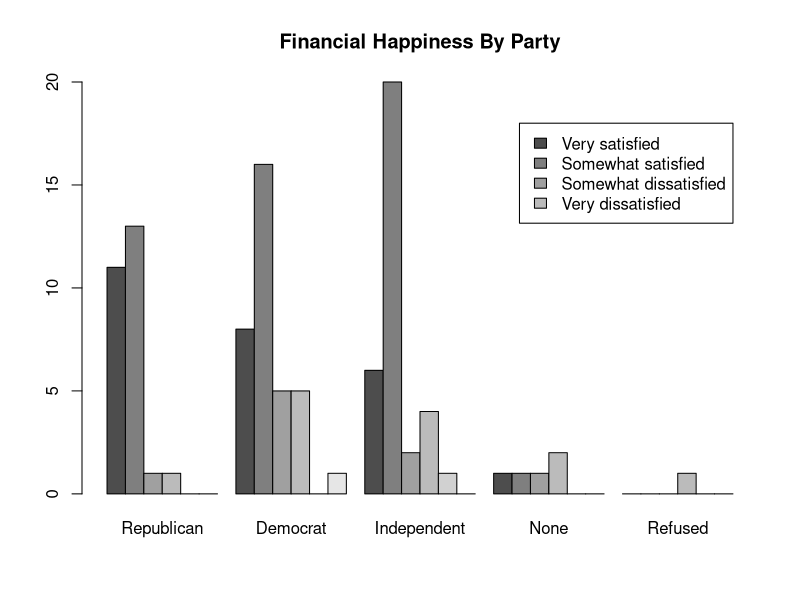
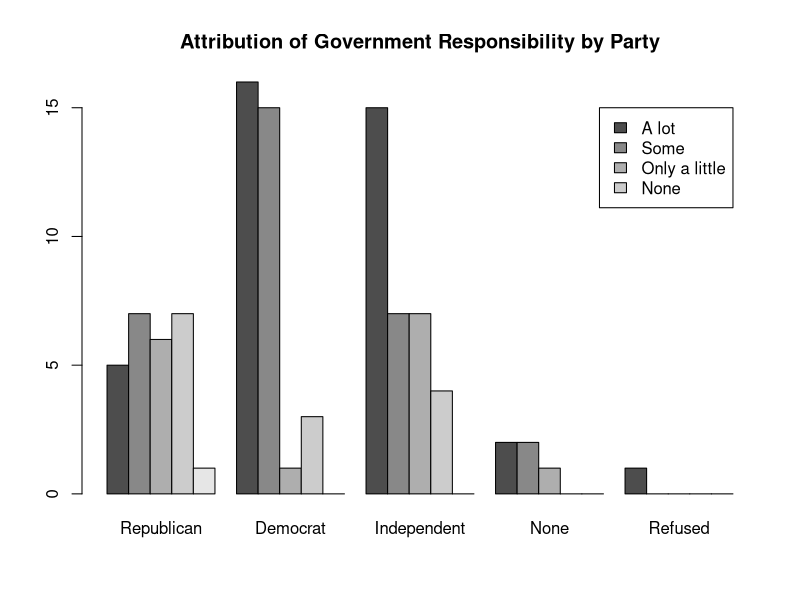
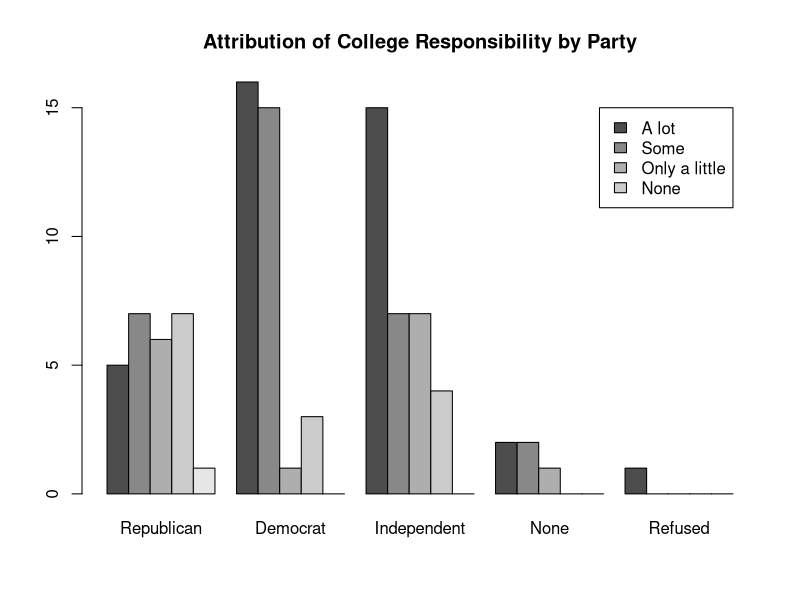

These figures' R source, in order:
data <- read.csv("american_jobs_data.csv", header=TRUE, sep=",")

#satisfaction statistics
familyLifeSatisfaction <- table(data$q2a)
familyParty <- table(data$q2a, data$party)
t.test(data$q2a[which(data$party==1)],data$q2a[which(data$party==2)],paired=FALSE,conf.level=0.95,alternative="two.sided")
familySex <- table(data$q2a, data$sex)
t.test(data$q2a[which(data$sex==1)],data$q2a[which(data$sex==2)],paired=FALSE,conf.level=0.95,alternative="two.sided")
familyEduc <- table(data$q2a, data$educ2)
familyAge <- table(data$q2a, data$age)
cor(data$q2a, data$age, use="complete.obs")

financialLifeSatisfaction <- table(data$q2b)
financialParty <- table(data$q2b, data$party)
t.test(data$q2b[which(data$party==1)],data$q2b[which(data$party==2)],paired=FALSE,conf.level=0.95,alternative="two.sided")
barplot(financialParty, beside=T, main="Financial Happiness By Party", names.arg=c("Republican","Democrat", "Independent", "None", "Refused"), legend.text=T, args.legend=list(x=35, y=18,legend=c("Very satisfied", "Somewhat satisfied", "Somewhat dissatisfied", "Very dissatisfied")))
financialSex <- table(data$q2b, data$sex)
t.test(data$q2b[which(data$sex==1)],data$q2b[which(data$sex==2)],paired=FALSE,conf.level=0.95,alternative="two.sided")
financialEduc <- table(data$q2b, data$educ2)
familyAge <- table(data$q2b, data$age)
cor(data$q2b, data$age, use="complete.obs")

workKindSatisfaction <- table(data$q2ef2)
workKindParty <- table(data$q2ef2, data$party)
t.test(data$q2ef2[which(data$party==1)],data$q2ef2[which(data$party==2)],paired=FALSE,conf.level=0.95,alternative="two.sided")
workKindSex <- table(data$q2ef2, data$sex)
t.test(data$q2ef2[which(data$sex==1)],data$q2ef2[which(data$sex==2)],paired=FALSE,conf.level=0.95,alternative="two.sided")
workKindEduc <- table(data$q2ef2, data$educ2)
familyAge <- table(data$q2ef2, data$age)
cor(data$q2ef2, data$age, use="complete.obs")

#blame statistics
jobAvailability <- table(data$q6f2)
jobAvailabilityParty <- table(data$q6f2, data$party)
t.test(data$q6f2[which(data$party==1)],data$q6f2[which(data$party==2)],paired=FALSE,conf.level=0.95,alternative="two.sided")
jobAvailabilitySex <- table(data$q6f2, data$sex)
t.test(data$q6f2[which(data$sex==1)],data$q6f2[which(data$sex==2)],paired=FALSE,conf.level=0.95,alternative="two.sided")
jobAvailabilityEduc <- table(data$q6f2, data$educ2)
familyAge <- table(data$q6f2, data$age)
cor(data$q6f2, data$age, use="complete.obs")

contractWorkerIncrease <- table(data$q7ef2)
contractWorkerParty <- table(data$q7ef2, data$party)
t.test(data$q7ef2[which(data$party==1)],data$q7ef2[which(data$party==2)],paired=FALSE,conf.level=0.95,alternative="two.sided")
contractWorkerSex <- table(data$q7ef2, data$sex)
t.test(data$q7ef2[which(data$sex==1)],data$q7ef2[which(data$sex==2)],paired=FALSE,conf.level=0.95,alternative="two.sided")
contractWorkerEduc <- table(data$q7ef2, data$educ2)
familyAge <- table(data$q7ef2, data$age)
cor(data$q7ef2, data$age, use="complete.obs")

outsourcingIncrease <- table(data$q7ff2)
contractWorkerParty <- table(data$q7ff2, data$party)
t.test(data$q7ff2[which(data$party==1)],data$q7ff2[which(data$party==2)],paired=FALSE,conf.level=0.95,alternative="two.sided")
contractWorkerSex <- table(data$q7ff2, data$sex)
t.test(data$q7ff2[which(data$sex==1)],data$q7ff2[which(data$sex==2)],paired=FALSE,conf.level=0.95,alternative="two.sided")
contractWorkerEduc <- table(data$q7ff2, data$educ2)
familyAge <- table(data$q7ff2, data$age)
cor(data$q7ff2, data$age, use="complete.obs")

techUsageIncrease <- table(data$q7gf2)
techUsageParty <- table(data$q7gf2, data$party)
t.test(data$q7gf2[which(data$party==1)],data$q7gf2[which(data$party==2)],paired=FALSE,conf.level=0.95,alternative="two.sided")
techUsageSex <- table(data$q7gf2, data$sex)
t.test(data$q7gf2[which(data$sex==1)],data$q7gf2[which(data$sex==2)],paired=FALSE,conf.level=0.95,alternative="two.sided")
techUsage <- table(data$q7gf2, data$educ2)
familyAge <- table(data$q7gf2, data$age)
cor(data$q7gf2, data$age, use="complete.obs")

usExportIncrease <- table(data$q7hf2)
usExportParty <- table(data$q7hf2, data$party)
t.test(data$q7hf2[which(data$party==1)],data$q7hf2[which(data$party==2)],paired=FALSE,conf.level=0.95,alternative="two.sided")
usExportSex <- table(data$q7hf2, data$sex)
t.test(data$q7hf2[which(data$sex==1)],data$q7hf2[which(data$sex==2)],paired=FALSE,conf.level=0.95,alternative="two.sided")
usExportEduc <- table(data$q7hf2, data$educ2)
familyAge <- table(data$q7hf2, data$age)
cor(data$q7hf2, data$age, use="complete.obs")

#responsibility statistics
governmentResponsibility <- table(data$q8df2)
governmentResponsibilityParty <- table(data$q8df2, data$party)
t.test(data$q8df2[which(data$party==1)],data$q8df2[which(data$party==2)],paired=FALSE,conf.level=0.95,alternative="two.sided")
barplot(governmentResponsibilityParty, beside=T, main="Attribution of Government Responsibility by Party", names.arg=c("Republican","Democrat", "Independent", "None", "Refused"), legend.text=T, args.legend=list(x=30, y=15,legend=c("A lot", "Some", "Only a little", "None")))
governmentResponsibilitySex <- table(data$q8df2, data$sex)
t.test(data$q8df2[which(data$sex==1)],data$q8df2[which(data$sex==2)],paired=FALSE,conf.level=0.95,alternative="two.sided")
governmentResponsibilityEduc <- table(data$q8df2, data$educ2)
familyAge <- table(data$q8df2, data$age)
cor(data$q8df2, data$age, use="complete.obs")

employerResponsibility <- table(data$q8ef2)
employerResponsibilityParty <- table(data$q8ef2, data$party)
t.test(data$q2ef2[which(data$party==1)],data$q2ef2[which(data$party==2)],paired=FALSE,conf.level=0.95,alternative="two.sided")
employerResponsibilitySex <- table(data$q8ef2, data$sex)
t.test(data$q2ef2[which(data$sex==1)],data$q2ef2[which(data$sex==2)],paired=FALSE,conf.level=0.95,alternative="two.sided")
employerResponsibilityEduc <- table(data$q8ef2, data$educ2)
familyAge <- table(data$q2ef2, data$age)
cor(data$q2ef2, data$age, use="complete.obs")

collegeResponsibility <- table(data$q8ff2)
collegeResponsibilityParty <- table(data$q8ff2, data$party)
t.test(data$q8ff2[which(data$party==1)],data$q8ff2[which(data$party==2)],paired=FALSE,conf.level=0.95,alternative="two.sided")
barplot(governmentResponsibilityParty, beside=T, main="Attribution of College Responsibility by Party", names.arg=c("Republican","Democrat", "Independent", "None", "Refused"), legend.text=T, args.legend=list(x=30, y=15,legend=c("A lot", "Some", "Only a little", "None")))
collegeResponsibilitySex <- table(data$q8ff2, data$sex)
t.test(data$q8ff2[which(data$sex==1)],data$q8ff2[which(data$sex==2)],paired=FALSE,conf.level=0.95,alternative="two.sided")
collegeResponsibilityEduc <- table(data$q8ff2, data$educ2)
familyAge <- table(data$q8ff2, data$age)
cor(data$q8ff2, data$age, use="complete.obs")

#education statistics
fourYearPreparation <- table(data$q11fa)
fourYearPrepParty <- table(data$q11fa, data$party)
t.test(data$q11fa[which(data$party==1)],data$q11fa[which(data$party==2)],paired=FALSE,conf.level=0.95,alternative="two.sided")
fourYearPrepSex <- table(data$q11fa, data$sex)
t.test(data$q11fa[which(data$sex==1)],data$q11fa[which(data$sex==2)],paired=FALSE,conf.level=0.95,alternative="two.sided")
fourYearPrepEduc <- table(data$q11fa, data$educ2)
familyAge <- table(data$q11fa, data$age)
cor(data$q11fa, data$age, use="complete.obs")

twoYearPreparation <- table(data$q12fb)
twoYearPrepParty <- table(data$q12fb, data$party)
t.test(data$q12fb[which(data$party==1)],data$q12fb[which(data$party==2)],paired=FALSE,conf.level=0.95,alternative="two.sided")
twoYearPrepSex <- table(data$q12fb, data$sex)
t.test(data$q12fb[which(data$sex==1)],data$q12fb[which(data$sex==2)],paired=FALSE,conf.level=0.95,alternative="two.sided")
twoYearPrepEduc <- table(data$q12fb, data$educ2)
familyAge <- table(data$q12fb, data$age)
cor(data$q12fb, data$age, use="complete.obs")

profSchoolPreparation <- table(data$q13fc)
profSchoolPrepParty <- table(data$q13fc, data$party)
t.test(data$q13fc[which(data$party==1)],data$q13fc[which(data$party==2)],paired=FALSE,conf.level=0.95,alternative="two.sided")
profSchoolPrepSex <- table(data$q13fc, data$sex)
t.test(data$q13fc[which(data$sex==1)],data$q13fc[which(data$sex==2)],paired=FALSE,conf.level=0.95,alternative="two.sided")
profSchoolPrepEduc <- table(data$q13fc, data$educ2)
familyAge <- table(data$q13fc, data$age)
cor(data$q13fc, data$age, use="complete.obs")

#descriptive statistics
politicalParty <- table(data$party)
politicalParty
education <- table(data$educ2)
education
sex <- table(data$sex)
sex